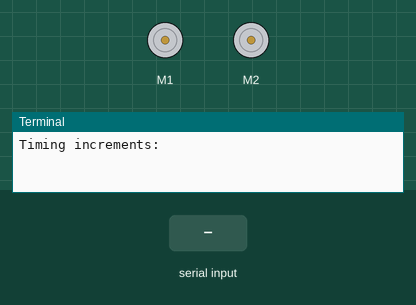
Bench run of a program on a simulated Raspberry Pi (BCM pin numbers). Shown: 2 × DC motor (green arrow = forward, orange = backward, longer = faster), the last lines printed to the terminal. Inputs (shaded band) come from the test bench. Files the program writes start out absent.

Above: at 1.2 s.
1.3 s: "5" typed at the terminal, then Enter
2.8 s: "90" typed at the terminal, then Enter
At 4.3 s:
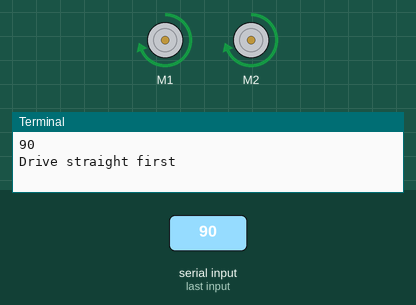
At 5.4 s:
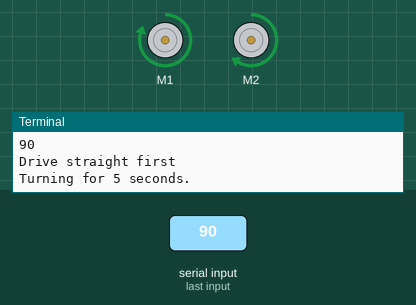
Timing chart, 0 to 11.8 s (numbered marks = the images above; inputs shaded):
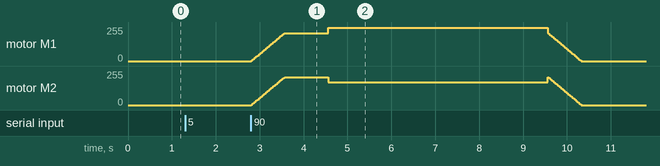

The program:

turn_test.py
```python
#!/usr/bin/python
from Adafruit_MotorHAT import Adafruit_MotorHAT, Adafruit_DCMotor

import time
import atexit

# create a default object, no changes to I2C address or frequency
mh = Adafruit_MotorHAT(addr=0x60)

# recommended for auto-disabling motors on shutdown!
def turnOffMotors():
	mh.getMotor(1).run(Adafruit_MotorHAT.RELEASE)
	mh.getMotor(2).run(Adafruit_MotorHAT.RELEASE)
	mh.getMotor(3).run(Adafruit_MotorHAT.RELEASE)
	mh.getMotor(4).run(Adafruit_MotorHAT.RELEASE)


atexit.register(turnOffMotors)

################################# DC motor test!
myMotor = mh.getMotor(1)
myMotor2 = mh.getMotor(2)

# function for deceleration
def decelMotors(speed):
	for i in reversed(range(speed)):
		myMotor.setSpeed(i)
		myMotor2.setSpeed(i)
		time.sleep(0.001)


def accelMotors(speed):
	for i in range(speed):
		myMotor.setSpeed(i)
		myMotor2.setSpeed(i)
		time.sleep(0.001)


myMotor.run(Adafruit_MotorHAT.FORWARD);
myMotor2.run(Adafruit_MotorHAT.FORWARD);

# set the speed to start, from 0 (off) to 255 (max speed)
myMotor.setSpeed(0)
myMotor2.setSpeed(0)


# Set increments for turn timing during test
time_interval = input('Timing increments: ')

# Set max turning time
max_time = input('Set max turning time in seconds (recommended 1.2): ')

TurnResults = open('TurnResults.txt','w')


# Run tests at each turning increment in the max range
for i in range(int(max_time/time_interval)):

	print "Drive straight first"
	accelMotors(210)
	time.sleep(1)

	turn_time = str((i+1)*time_interval);
	print "Turning for %s seconds." % turn_time
	myMotor.setSpeed(250)
	myMotor2.setSpeed(170)

	time.sleep(float(turn_time))

	## Write turn_time and yaw (delta?) to a text file
	TurnResults.write(turn_time)
	TurnResults.write('\t')
	TurnResults.write('imu angle')
	TurnResults.write('\n')


	decelMotors(210)

	print "Hit return to continue, CTRL-C to abort."
	raw_input()


print "Release"
myMotor.run(Adafruit_MotorHAT.RELEASE)
myMotor2.run(Adafruit_MotorHAT.RELEASE)

time.sleep(1.0)

TurnResults.close()
```
